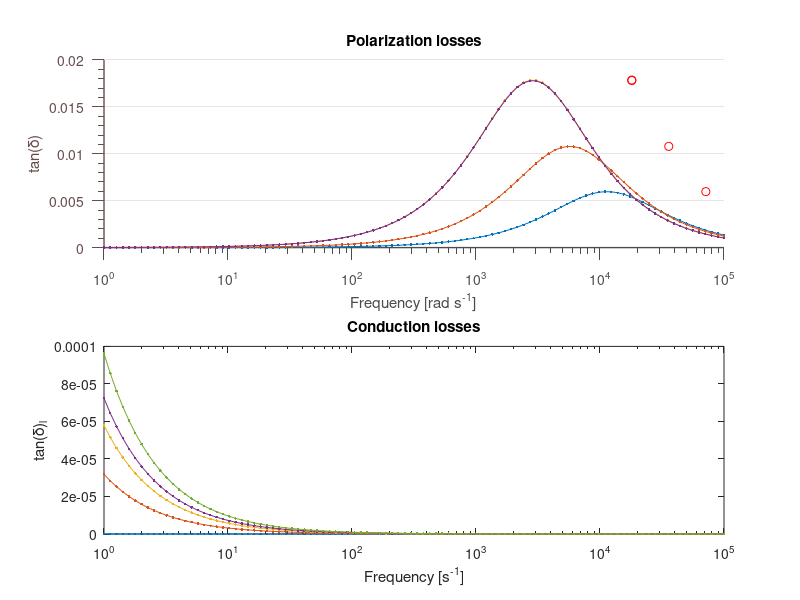

Source code (MATLAB):
%Plots


%Werte der Bauteile
Ci=[0.03*10^-9 0.06*10^-9 0.12*10^-9 0.12*10^-9];
Ri=470*10^3;
Rinf=1*10^12;
Czero=[2.5*10^-9 2.75*10^-9 3.3*10^-9 3.31*10^-9];

w=2*pi*logspace(0,5,100)
tandpol=zeros(100);
length(tandpol)
length(w)
tandpol(:,1)=w;
for i=1:4
tandpol(:,i)=(w.*Ci(i)*Ri.*Ci(i)/Czero(i))./((1+Ci(i)/Czero(i))+w.^2.*(Ci(i)*Ri).^2);
end
figure
subplot(2,1,1)



%semilogx(f,tandpol(:,4), '.-')
hold on
%plot(sqrt(1+Ci(4)/Czero(4))/(Ci(4)*Ri),(0.5*Ci(4)/Czero(4))/(sqrt(1+Ci(4)/Czero(4))), 'ro');
for i=1:4
semilogx(w/(2*pi),tandpol(:,i), '.-')
plot(sqrt(1+Ci(i)/Czero(i))/(Ci(i)*Ri),(0.5*Ci(i)/Czero(i))/(sqrt(1+Ci(i)/Czero(i))), 'ro');
(sqrt(1+Ci(4)/Czero(4))/(Ci(4)*Ri))
end


title('Polarization losses');
xlabel('Frequency [rad s^{-1}]')
ylabel('tan(δ)')
%hlegend= legend('C_i=0.03nF, C_{0}=2.5nF','ω_{max}@6.9kHz','C_i=0.06nF, C_{0}=2.75nF', ...
   % 'ω_{max}@67kHz','C_i=0.12nF, C_{0}=3nF','ω_{max}@33kHz','C_i=0.3nF, C_{0}=3.25nF','ω_{max}@17kHz', 'Location', 'northwest')


hText   = text(10, 0.0275, ...
  sprintf('\\it{Ri = 500 kΩ}'));
hText   = text(10, 0.0325, ...
  sprintf('\\it{R_{∞} = 10 MΩ }'));


set(gca, ...
  'Box'         , 'off'     , ...
  'TickDir'     , 'out'     , ...
  'TickLength'  , [.02 .02] , ...
  'XMinorTick'  , 'on'      , ...
  'YMinorTick'  , 'on'      , ...
  'YGrid'       , 'on'      , ...
  'XColor'      , [.3 .3 .3], ...
  'YColor'      , [.4 .3 .3], ...
  'YTick'       , 0:0.005:8, ...
  'LineWidth'   , 1         );


tandlleit=zeros(100);
tandlleit(:,1)=w;

for i=1:4
tandlleit(:,i)=i*(w.^2.*((Ci(i)*Ri)^2)+1)./(w.*Czero(i)*Rinf.*(2.+w.^2.*(Ci(i)*Ri)^2));
end
subplot(2,1,2)
semilogx(w/(2*pi),tandlleit(:,5), '.-')

hold on
for i=1:4
semilogx(w/(2*pi),tandlleit(:,i), '.-')
end
title('Conduction losses');
xlabel('Frequency [s^{-1}]')
ylabel('tan(δ)_{l}')



%subplot(3,1,3)
%plot(w,tandlleit+tandpol, '.-')
%title('Combined losses');
%[M,I]=max(tandlleit+tandpol);
%hold on
%plot(w(I),M,'ro')


